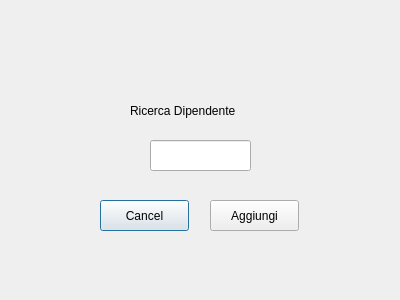
<?xml version="1.0" encoding="UTF-8"?>
<ui version="4.0">
 <class>Dialog</class>
 <widget class="QDialog" name="Dialog">
  <property name="geometry">
   <rect>
    <x>0</x>
    <y>0</y>
    <width>400</width>
    <height>300</height>
   </rect>
  </property>
  <property name="windowTitle">
   <string>Dialog</string>
  </property>
  <widget class="QPushButton" name="button_cancel">
   <property name="geometry">
    <rect>
     <x>100</x>
     <y>200</y>
     <width>89</width>
     <height>31</height>
    </rect>
   </property>
   <property name="text">
    <string>Cancel</string>
   </property>
  </widget>
  <widget class="QPushButton" name="button_add">
   <property name="geometry">
    <rect>
     <x>210</x>
     <y>200</y>
     <width>89</width>
     <height>31</height>
    </rect>
   </property>
   <property name="text">
    <string>Aggiungi</string>
   </property>
  </widget>
  <widget class="QLabel" name="label">
   <property name="geometry">
    <rect>
     <x>130</x>
     <y>80</y>
     <width>161</width>
     <height>61</height>
    </rect>
   </property>
   <property name="text">
    <string>Ricerca Dipendente</string>
   </property>
  </widget>
  <widget class="QLineEdit" name="line_dipendente">
   <property name="geometry">
    <rect>
     <x>150</x>
     <y>140</y>
     <width>101</width>
     <height>31</height>
    </rect>
   </property>
  </widget>
 </widget>
 <resources/>
 <connections/>
</ui>
